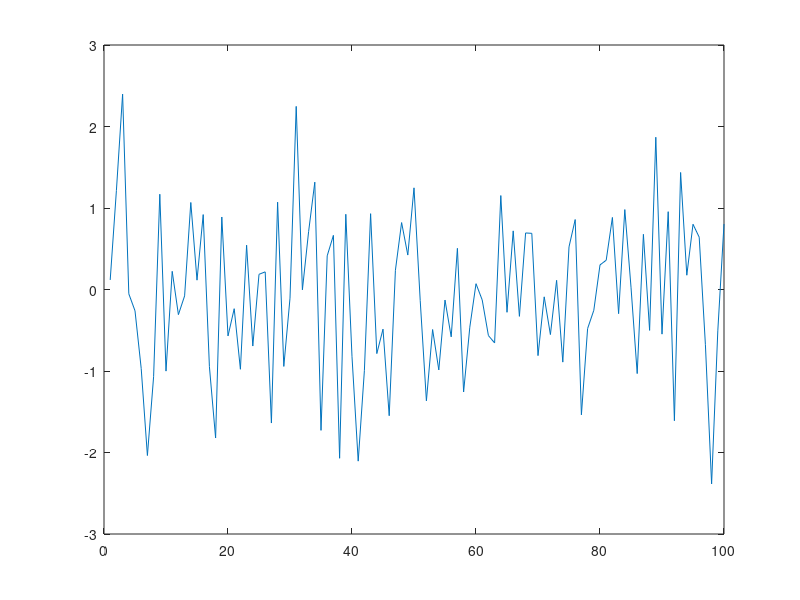
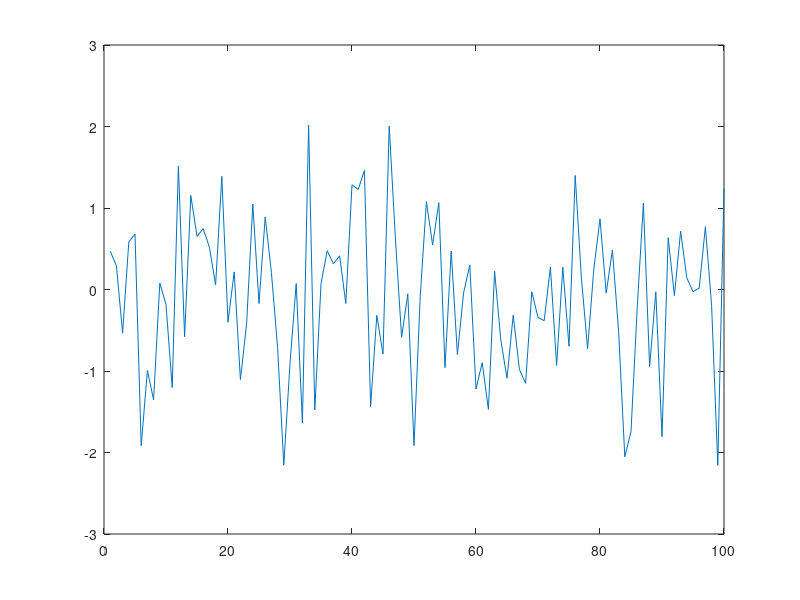

Reproduce these figures in MATLAB, in order.
%% Opdracht 4
% Zie onderstaande code. Plot de twee signalen ieder in hun eigen figure.

signaal1 = randn(1,100);
signaal2 = randn(1,100);

figure(1)
plot(signaal1)
figure(2)
plot(signaal2)